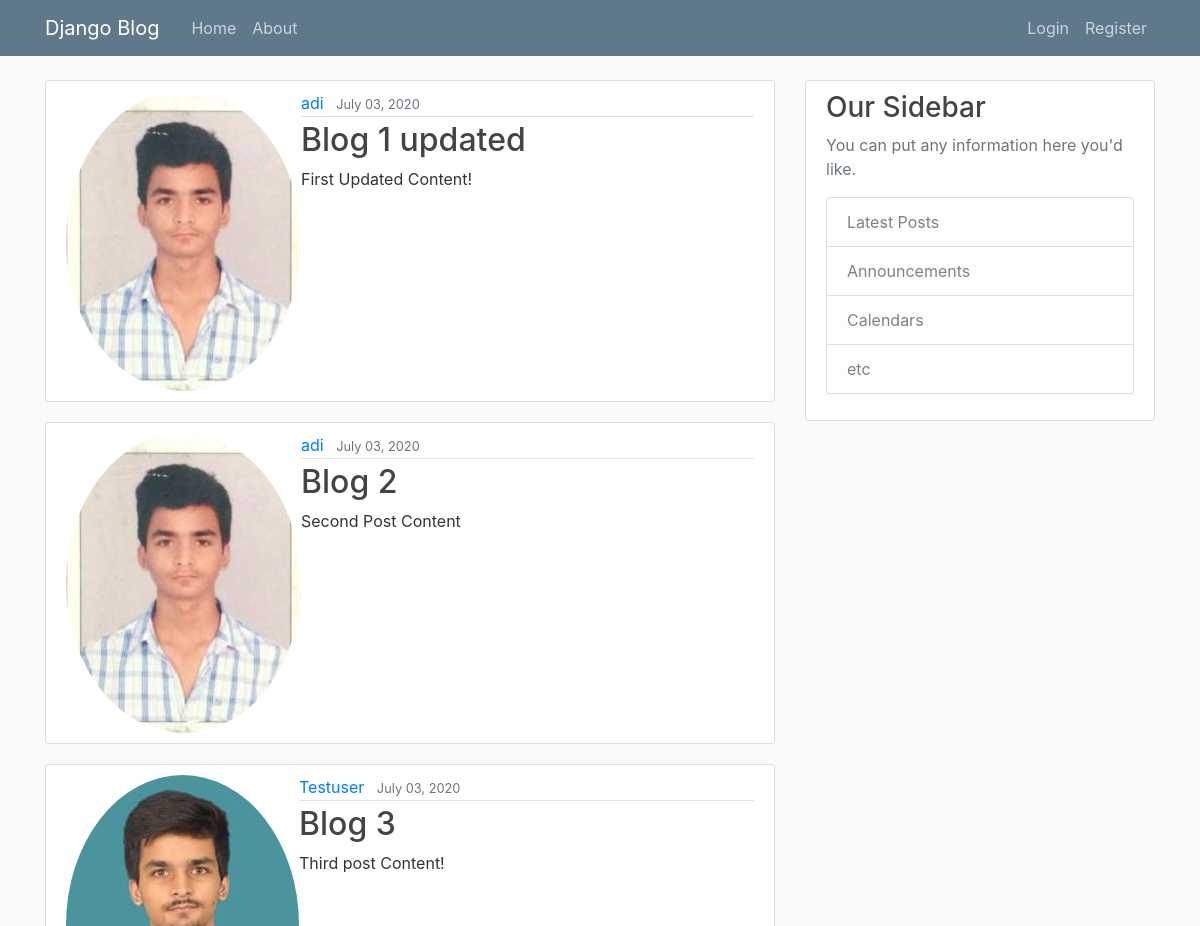
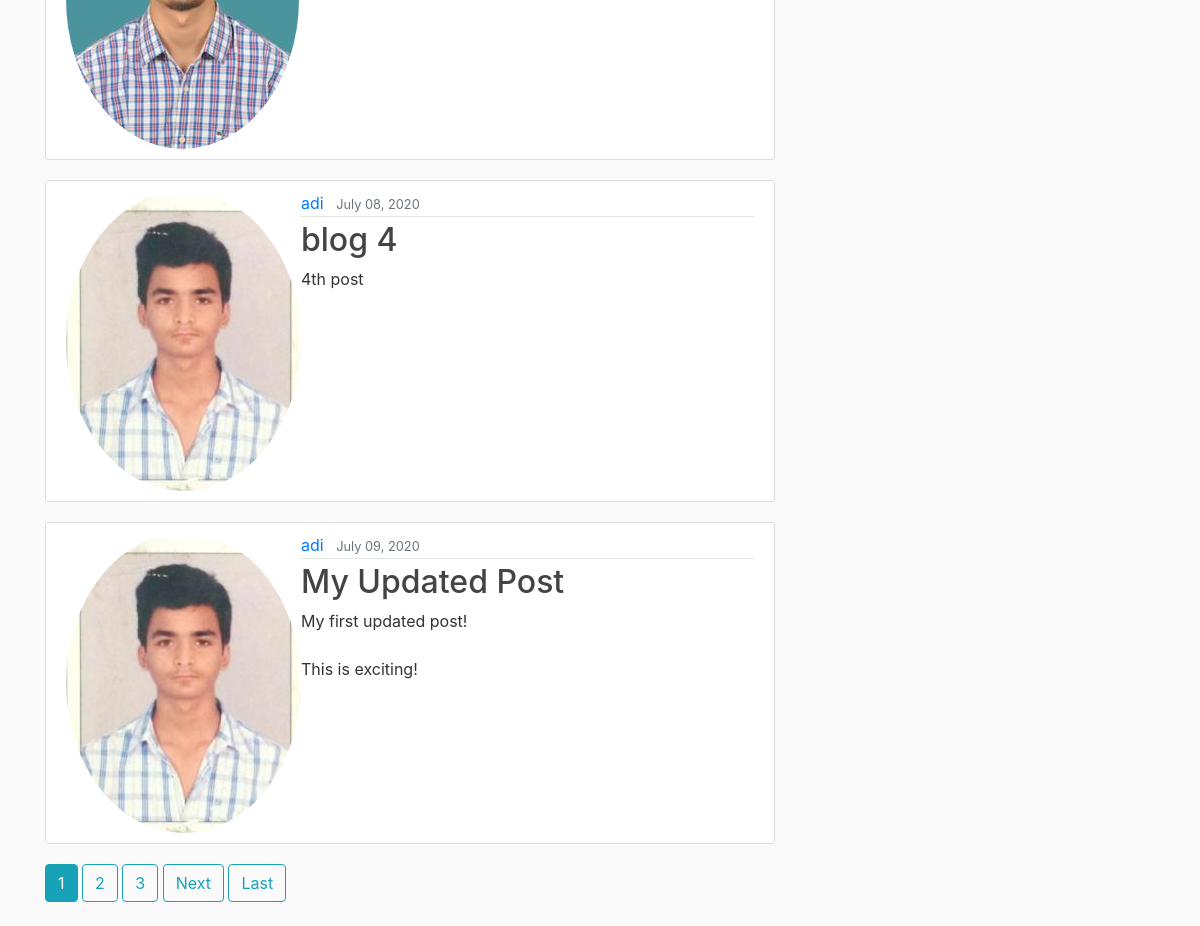
The page / on the database its author committed (2 pictures, top to bottom).
### blog/models.py (models this page shows, shortened)
class Post(models.Model):
    title = models.CharField(max_length=100)
    content = models.TextField()
    date_posted = models.DateTimeField(default=timezone.now)
    author = models.ForeignKey(User, on_delete=models.CASCADE)

### users/models.py (models this page shows, shortened)
class Profile(models.Model):
    user = models.OneToOneField(User, on_delete=models.CASCADE)
    image = models.ImageField(default='default.jpg', upload_to='profile_pics')

### blog/views.py (the view)
# urls.py: path('', PostListView.as_view(), name='blog-home'),
class PostListView(ListView):
    model = Post
    template_name = 'blog/home.html' #<app>/<model>_<viewtype>.html
    context_object_name = 'posts'
    paginate_by = 5

### blog/templates/blog/home.html (shortened to what this page needs)
{% extends "blog/base.html" %}
{% block content  %}
    {% for post in posts %}
        <article class="media content-section">
            <img class="rounded-circle article-image" src="{{post.author.profile.image.url}}">
          <div class="media-body">
            <div class="article-metadata">
              <a class="mr-2" href="{% url 'user-posts' post.author.username %}">{{ post.author }}</a>
              <small class="text-muted">{{ post.date_posted|date:"F d, Y " }}</small>
            </div>
            <h2><a class="article-title" href="{% url 'post-detail' post.id %}">{{ post.title }}</a></h2>
            <p class="article-content">{{ post.content }}</p>
          </div>
    </article>
    {% endfor %}
    {% if is_paginated %}
        {% for num in page_obj.paginator.page_range %}
            {% if page_obj.number == num %}
                <a class="btn btn-info mb-4" href="?page={{ num }}">{{ num }}</a>
            {% elif num > page_obj.number|add:'-3' and num < page_obj.number|add:'3' %}
                <a class="btn btn-outline-info mb-4" href="?page={{ num }}">{{ num }}</a>
            {% endif %}
        {% endfor %}
        {% if page_obj.has_next %}
            <a class="btn btn-outline-info mb-4" href="?page={{ page_obj.next_page_number }}">Next</a>
            <a class="btn btn-outline-info mb-4" href="?page={{ page_obj.paginator.num_pages }}">Last</a>
        {% endif %}
    {% endif %}
{% endblock content %}

### blog/templates/blog/base.html (shortened to what this page needs)
{% load static %}
<!DOCTYPE html>
<html lang="en">
<head>
    <link rel="stylesheet" href="https://maxcdn.bootstrapcdn.com/bootstrap/4.0.0/css/bootstrap.min.css">
    <link rel="stylesheet" type="text/css" href="{% static 'blog/main.css'%}">
</head>
<body>
    <header class="site-header">
      <nav class="navbar navbar-expand-md navbar-dark bg-steel fixed-top">
        <div class="container">
          <a class="navbar-brand mr-4" href="{% url 'blog-home'%}">Django Blog</a>
          <div class="collapse navbar-collapse" id="navbarToggle">
            <div class="navbar-nav mr-auto">
              <a class="nav-item nav-link" href="{% url 'blog-home'%}">Home</a>
              <a class="nav-item nav-link" href="{% url 'blog-about'%}">About</a>
            </div>
            <div class="navbar-nav">
                {% if user.is_authenticated %}
                <a class="nav-item nav-link" href="{% url 'post-create' %}">New Post</a>
                <a class="nav-item nav-link" href="{% url 'profile' %}">Profile</a>
                <a class="nav-item nav-link" href="{% url 'logout' %}">Logout</a>
                {% else %}
              <a class="nav-item nav-link" href="{% url 'login' %}">Login</a>
              <a class="nav-item nav-link" href="{% url 'register' %}">Register</a>
            {% endif %}
            </div>
          </div>
        </div>
      </nav>
    </header>
    <main role="main" class="container">
      <div class="row">
        <div class="col-md-8">
          {% block content %}{% endblock %}
        </div>
        <div class="col-md-4">
          <div class="content-section">
            <h3>Our Sidebar</h3>
            <p class='text-muted'>You can put any information here you'd like.
              <ul class="list-group">
                <li class="list-group-item list-group-item-light">Latest Posts</li>
                <li class="list-group-item list-group-item-light">Announcements</li>
                <li class="list-group-item list-group-item-light">Calendars</li>
                <li class="list-group-item list-group-item-light">etc</li>
              </ul>
            </p>
          </div>
        </div>
      </div>
    </main>
</body>
</html>

### blog/static/blog/main.css (style rules this page uses)
body { background: #fafafa; color: #333333; margin-top: 5rem; }
h1, h2, h3, h4, h5, h6 { color: #444444; }
ul { margin: 0; }
.bg-steel { background-color: #5f788a; }
.site-header .navbar-nav .nav-link { color: #cbd5db; }
.content-section { background: #ffffff; padding: 10px 20px; border: 1px solid #dddddd; border-radius: 3px; margin-bottom: 20px; }
.article-title { color: #444444; }
.article-content { white-space: pre-line; }
.article-metadata { padding-bottom: 1px; margin-bottom: 4px; border-bottom: 1px solid #e3e3e3 }

### rows shown on the page
Post: author.profile.image (picture), author "adi", date_posted "July 03, 2020", title "Blog 1 updated", content "First Updated Content!"
Post: author.profile.image (picture), author "adi", date_posted "July 03, 2020", title "Blog 2", content "Second Post Content"
Post: author.profile.image (picture), author "Testuser", date_posted "July 03, 2020", title "Blog 3", content "Third post Content!"
Post: author.profile.image (picture), author "adi", date_posted "July 08, 2020", title "blog 4", content "4th post"
Post: author.profile.image (picture), author "adi", date_posted "July 09, 2020", title "My Updated Post", content "My first updated post! This is exciting!"

### other values the page prints
{{ num }} "1"
{{ num }} "2" "3"
